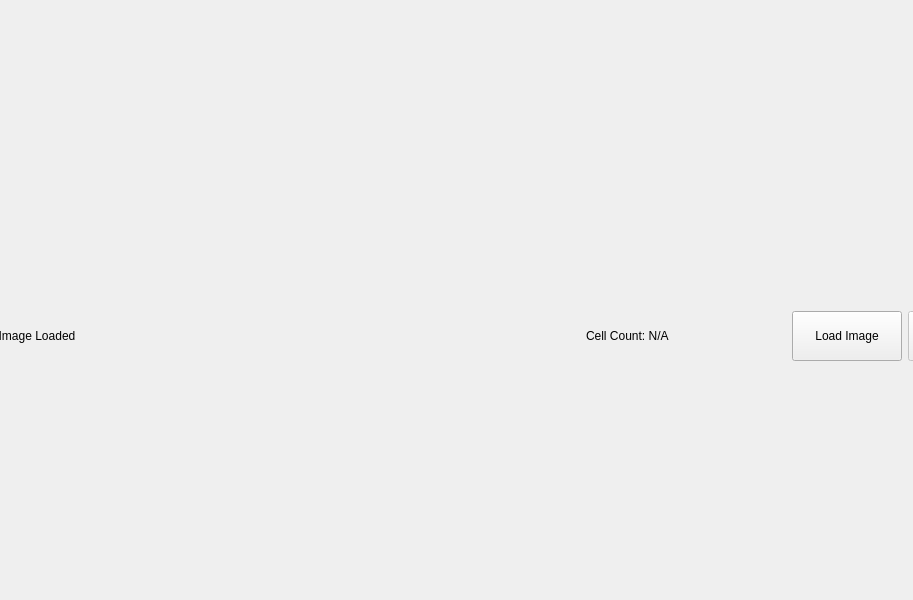
<?xml version="1.0" encoding="UTF-8"?>
<ui version="4.0">
 <class>Widget</class>
 <widget class="QWidget" name="Widget">
  <property name="geometry">
   <rect>
    <x>0</x>
    <y>0</y>
    <width>913</width>
    <height>600</height>
   </rect>
  </property>
  <property name="windowTitle">
   <string>Widget</string>
  </property>
  <widget class="QWidget" name="horizontalLayoutWidget">
   <property name="geometry">
    <rect>
     <x>-20</x>
     <y>130</y>
     <width>1038</width>
     <height>412</height>
    </rect>
   </property>
   <layout class="QHBoxLayout" name="horizontalLayout">
    <item>
     <widget class="QLabel" name="image_label">
      <property name="minimumSize">
       <size>
        <width>600</width>
        <height>400</height>
       </size>
      </property>
      <property name="maximumSize">
       <size>
        <width>800</width>
        <height>600</height>
       </size>
      </property>
      <property name="frameShape">
       <enum>QFrame::NoFrame</enum>
      </property>
      <property name="text">
       <string>No Image Loaded</string>
      </property>
     </widget>
    </item>
    <item>
     <widget class="QLabel" name="result_label">
      <property name="minimumSize">
       <size>
        <width>200</width>
        <height>50</height>
       </size>
      </property>
      <property name="maximumSize">
       <size>
        <width>400</width>
        <height>100</height>
       </size>
      </property>
      <property name="frameShape">
       <enum>QFrame::NoFrame</enum>
      </property>
      <property name="text">
       <string>Cell Count: N/A</string>
      </property>
     </widget>
    </item>
    <item>
     <widget class="QPushButton" name="load_button">
      <property name="minimumSize">
       <size>
        <width>100</width>
        <height>40</height>
       </size>
      </property>
      <property name="maximumSize">
       <size>
        <width>150</width>
        <height>50</height>
       </size>
      </property>
      <property name="text">
       <string>Load Image</string>
      </property>
     </widget>
    </item>
    <item>
     <widget class="QPushButton" name="count_button">
      <property name="enabled">
       <bool>false</bool>
      </property>
      <property name="minimumSize">
       <size>
        <width>100</width>
        <height>40</height>
       </size>
      </property>
      <property name="maximumSize">
       <size>
        <width>150</width>
        <height>50</height>
       </size>
      </property>
      <property name="text">
       <string>Count Cells</string>
      </property>
     </widget>
    </item>
   </layout>
  </widget>
 </widget>
 <resources/>
 <connections/>
</ui>
